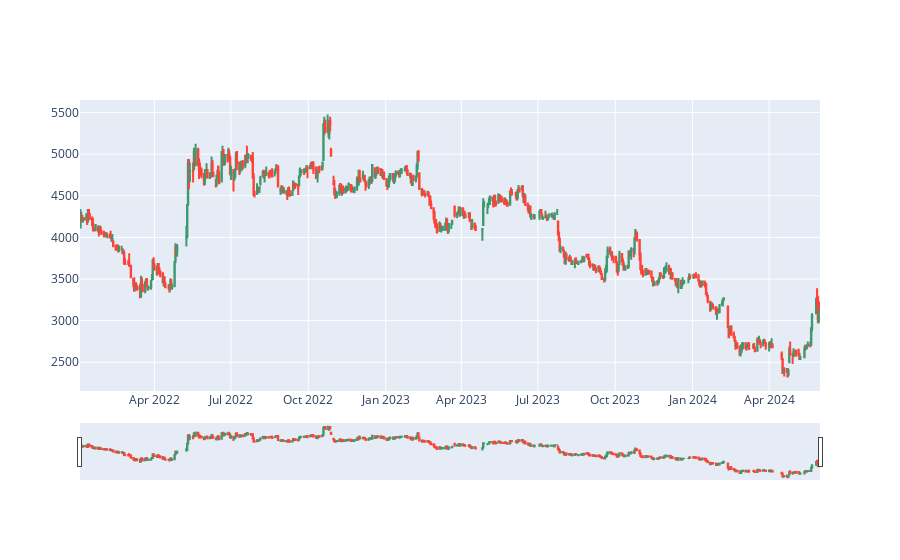

Write notebook code for a chart like this one.
### Code cell
name = "unvr".upper()
fig = go.Figure(data=[go.Candlestick(x=df_unvr['prev'].index,
                open=df_unvr['open'],
                high=df_unvr['high'],
                low=df_unvr['low'],
                close=df_unvr['close'])])

fig.show()

plt.plot(df_unvr['close'], color='cornflowerblue', label=name)
plt.xlabel('Tanggal', fontsize=20)
plt.ylabel('Harga Penutupan dalam Rupiah (Rp)', fontsize=10)
plt.legend()
plt.title('Riwayat Harga Penutupan pada Emiten '+ name)
import calplot
import matplotlib.pyplot as plt

calplot.calplot(df_unvr['close'], yearascending = False,
                suptitle = 'Hari Kerja Bursa 2022 - Mei 2024', 
                suptitle_kws = {'x': 0.5, 'y': 1.0})
# plt.show()
fig = plt.figure(figsize =(10, 7)) 
# Creating plot
plt.boxplot(df_unvr['close'])
# show plot
plt.show()
df_unvr['close'].hist(bins=10, figsize=[14,6])

### Figure 1 — Plotly figure (JSON) as saved in the notebook; plotly's stock layout.template omitted (floating-point values rounded to 4 significant figures; data arrays with more than 128 entries replaced by an {"elided": "..."} marker saying what was removed)
{"data": [{"close": {"elided": "577 int values"}, "high": {"elided": "577 int values"}, "low": {"elided": "577 int values"}, "open": {"elided": "577 int values"}, "type": "candlestick", "x": {"elided": "577 str values"}}], "layout": {}}
